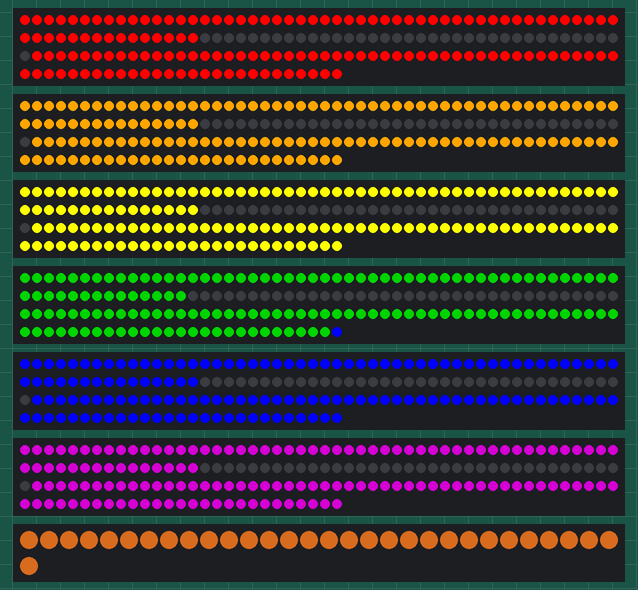
Recording of a sketch running on a simulated Arduino Uno, built with avr-gcc and run on an emulated ATmega328P. Shown: 6 × 177 RGB LEDs in strip order, left to right, continuing on the next row, 31 RGB LEDs in strip order, left to right, continuing on the next row. Dim RGB values are drawn brighter than linear.

Above: at 0.6 s.

The sketch:

cyber-apple-test.ino
```cpp
#define FASTLED_ESP8266_NODEMCU_PIN_ORDER
#include <FastLED.h>

#define PIN_1 2
#define PIN_2 4
#define PIN_3 7
#define PIN_4 8
#define PIN_5 6
#define PIN_6 5
#define PIN_STEM 3

#define LED_TYPE NEOPIXEL
#define BRIGHTNESS 255

#define NUM_LEDS 177
#define NUM_LEDS_STEM 31
#define NUM_STRANDS 6

#define APPLE_LENGTH 65
#define DRIP_LENGTH 18

CRGB *leds;
CRGB ledsStem[NUM_LEDS_STEM];

CRGB colors[] = {
    CRGB::Red, CRGB::Orange, CRGB::Yellow, CRGB::Green, CRGB::Blue, CRGB::Purple,
};

void setup() {
  Serial.begin(115200);
  delay(500);

  leds = new CRGB[NUM_STRANDS * NUM_LEDS];

  FastLED.addLeds<LED_TYPE, PIN_1>(leds, 0, NUM_LEDS);
  FastLED.addLeds<LED_TYPE, PIN_2>(leds, NUM_LEDS, NUM_LEDS);
  FastLED.addLeds<LED_TYPE, PIN_3>(leds, NUM_LEDS * 2, NUM_LEDS);
  FastLED.addLeds<LED_TYPE, PIN_4>(leds, NUM_LEDS * 3 + 1,
                                   NUM_LEDS); // strand 4 is shorter by 1 pixel
  FastLED.addLeds<LED_TYPE, PIN_5>(leds, NUM_LEDS * 4, NUM_LEDS);
  FastLED.addLeds<LED_TYPE, PIN_6>(leds, NUM_LEDS * 5, NUM_LEDS);
  FastLED.addLeds<LED_TYPE, PIN_STEM>(ledsStem, NUM_LEDS_STEM);

  FastLED.setBrightness(BRIGHTNESS);
}

void loop() {
  FastLED.clear();

  for (int i = 0; i < NUM_STRANDS; i++) {
    for (int j = 0; j < NUM_LEDS; j++) {
      bool dripStick = j >= APPLE_LENGTH && j < APPLE_LENGTH + DRIP_LENGTH * 2;
      leds[i * NUM_LEDS + j] = dripStick ? CRGB::Black : colors[i];
    }
  }

  for (int i = 0; i < NUM_LEDS_STEM; i++) {
    ledsStem[i] = CRGB::SaddleBrown;
  }

  FastLED.show();
}
```
